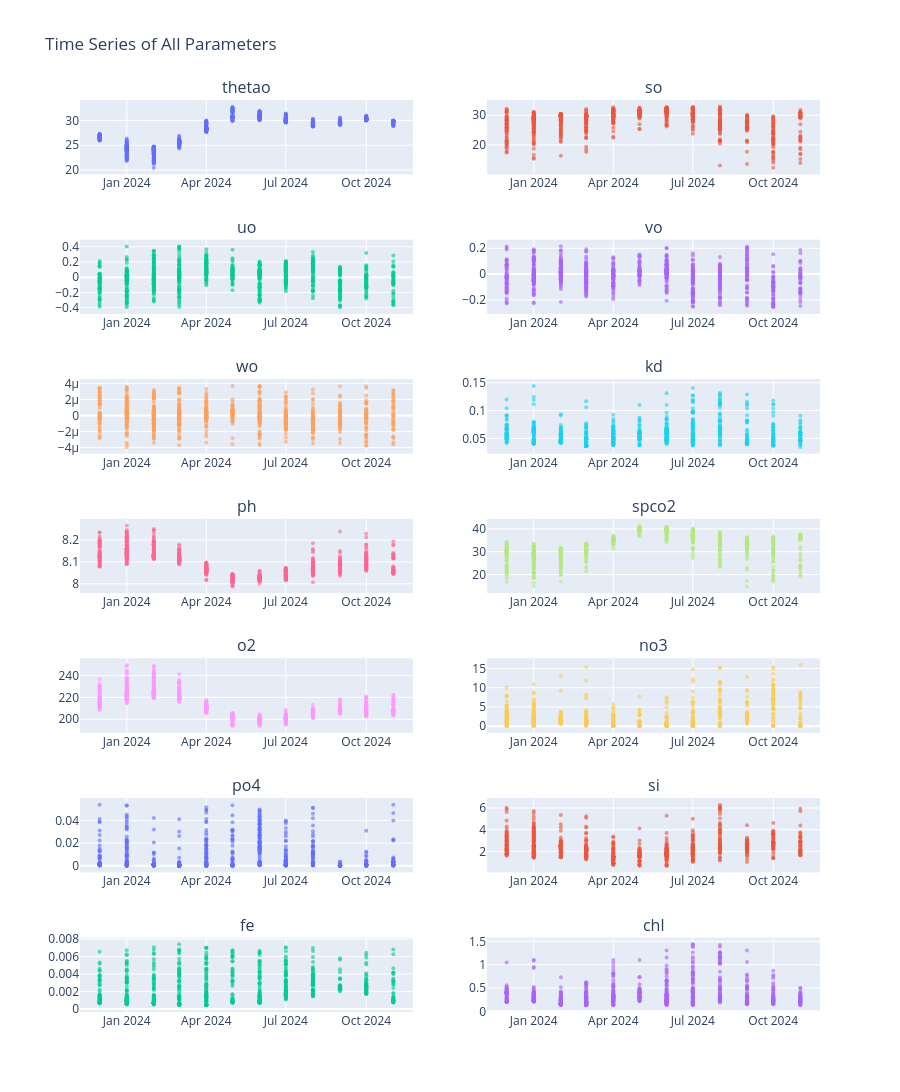

Source (notebook cell):
### Code cell
# Add new imports at the top of your notebook
from plotly.subplots import make_subplots
import plotly.graph_objects as go

def create_all_timeseries(data):
    """Create time series plots for all parameters"""
    # Get numeric columns except lat/lon
    numeric_cols = data.select_dtypes(include=['float64']).columns
    parameters = [col for col in numeric_cols if col not in ['latitude', 'longitude']]
    
    # Create subplots, 3 columns and enough rows to fit all parameters
    n_cols = 2
    n_rows = (len(parameters) + n_cols - 1) // n_cols
    
    fig = make_subplots(rows=n_rows, cols=n_cols, 
                       subplot_titles=parameters)
    
    # Add each parameter's time series
    for idx, param in enumerate(parameters):
        row = idx // n_cols + 1
        col = idx % n_cols + 1
        
        fig.add_trace(
            go.Scatter(
                x=data['time'], 
                y=data[param], 
                name=param,
                mode='markers',  # Changed from default 'lines' to 'markers'
                marker=dict(
                    size=4,      # Adjust point size as needed
                    opacity=0.6  # Add some transparency to handle overlapping
                )
            ),
            row=row, col=col
        )
        
    # Update layout
    fig.update_layout(height=300*n_rows, 
                     showlegend=False,
                     title_text="Time Series of All Parameters")
    fig.show()

# Generate both visualizations
print("Time Series Plots:")
create_all_timeseries(data)

### Figure 1 — Plotly figure (JSON) as saved in the notebook; plotly's stock layout.template omitted (floating-point values rounded to 4 significant figures; data arrays with more than 128 entries replaced by an {"elided": "..."} marker saying what was removed)
{"data": [{"marker": {"opacity": 0.6, "size": 4}, "mode": "markers", "name": "thetao", "type": "scatter", "x": {"elided": "837 str values"}, "xaxis": "x", "y": {"elided": "837 float values"}, "yaxis": "y"}, {"marker": {"opacity": 0.6, "size": 4}, "mode": "markers", "name": "so", "type": "scatter", "x": {"elided": "837 str values"}, "xaxis": "x2", "y": {"elided": "837 float values"}, "yaxis": "y2"}, {"marker": {"opacity": 0.6, "size": 4}, "mode": "markers", "name": "uo", "type": "scatter", "x": {"elided": "837 str values"}, "xaxis": "x3", "y": {"elided": "837 float values"}, "yaxis": "y3"}, {"marker": {"opacity": 0.6, "size": 4}, "mode": "markers", "name": "vo", "type": "scatter", "x": {"elided": "837 str values"}, "xaxis": "x4", "y": {"elided": "837 float values"}, "yaxis": "y4"}, {"marker": {"opacity": 0.6, "size": 4}, "mode": "markers", "name": "wo", "type": "scatter", "x": {"elided": "837 str values"}, "xaxis": "x5", "y": {"elided": "837 float values"}, "yaxis": "y5"}, {"marker": {"opacity": 0.6, "size": 4}, "mode": "markers", "name": "kd", "type": "scatter", "x": {"elided": "837 str values"}, "xaxis": "x6", "y": {"elided": "837 float values"}, "yaxis": "y6"}, {"marker": {"opacity": 0.6, "size": 4}, "mode": "markers", "name": "ph", "type": "scatter", "x": {"elided": "837 str values"}, "xaxis": "x7", "y": {"elided": "837 float values"}, "yaxis": "y7"}, {"marker": {"opacity": 0.6, "size": 4}, "mode": "markers", "name": "spco2", "type": "scatter", "x": {"elided": "837 str values"}, "xaxis": "x8", "y": {"elided": "837 float values"}, "yaxis": "y8"}, {"marker": {"opacity": 0.6, "size": 4}, "mode": "markers", "name": "o2", "type": "scatter", "x": {"elided": "837 str values"}, "xaxis": "x9", "y": {"elided": "837 float values"}, "yaxis": "y9"}, {"marker": {"opacity": 0.6, "size": 4}, "mode": "markers", "name": "no3", "type": "scatter", "x": {"elided": "837 str values"}, "xaxis": "x10", "y": {"elided": "837 float values"}, "yaxis": "y10"}, {"marker": {"opacity": 0.6, "size": 4}, "mode": "markers", "name": "po4", "type": "scatter", "x": {"elided": "837 str values"}, "xaxis": "x11", "y": {"elided": "837 float values"}, "yaxis": "y11"}, {"marker": {"opacity": 0.6, "size": 4}, "mode": "markers", "name": "si", "type": "scatter", "x": {"elided": "837 str values"}, "xaxis": "x12", "y": {"elided": "837 float values"}, "yaxis": "y12"}, {"marker": {"opacity": 0.6, "size": 4}, "mode": "markers", "name": "fe", "type": "scatter", "x": {"elided": "837 str values"}, "xaxis": "x13", "y": {"elided": "837 float values"}, "yaxis": "y13"}, {"marker": {"opacity": 0.6, "size": 4}, "mode": "markers", "name": "chl", "type": "scatter", "x": {"elided": "837 str values"}, "xaxis": "x14", "y": {"elided": "837 float values"}, "yaxis": "y14"}], "layout": {"annotations": [{"font": {"size": 16}, "showarrow": false, "text": "thetao", "x": 0.225, "xanchor": "center", "xref": "paper", "y": 1.0, "yanchor": "bottom", "yref": "paper"}, {"font": {"size": 16}, "showarrow": false, "text": "so", "x": 0.775, "xanchor": "center", "xref": "paper", "y": 1.0, "yanchor": "bottom", "yref": "paper"}, {"font": {"size": 16}, "showarrow": false, "text": "uo", "x": 0.225, "xanchor": "center", "xref": "paper", "y": 0.8469, "yanchor": "bottom", "yref": "paper"}, {"font": {"size": 16}, "showarrow": false, "text": "vo", "x": 0.775, "xanchor": "center", "xref": "paper", "y": 0.8469, "yanchor": "bottom", "yref": "paper"}, {"font": {"size": 16}, "showarrow": false, "text": "wo", "x": 0.225, "xanchor": "center", "xref": "paper", "y": 0.6939, "yanchor": "bottom", "yref": "paper"}, {"font": {"size": 16}, "showarrow": false, "text": "kd", "x": 0.775, "xanchor": "center", "xref": "paper", "y": 0.6939, "yanchor": "bottom", "yref": "paper"}, {"font": {"size": 16}, "showarrow": false, "text": "ph", "x": 0.225, "xanchor": "center", "xref": "paper", "y": 0.5408, "yanchor": "bottom", "yref": "paper"}, {"font": {"size": 16}, "showarrow": false, "text": "spco2", "x": 0.775, "xanchor": "center", "xref": "paper", "y": 0.5408, "yanchor": "bottom", "yref": "paper"}, {"font": {"size": 16}, "showarrow": false, "text": "o2", "x": 0.225, "xanchor": "center", "xref": "paper", "y": 0.3878, "yanchor": "bottom", "yref": "paper"}, {"font": {"size": 16}, "showarrow": false, "text": "no3", "x": 0.775, "xanchor": "center", "xref": "paper", "y": 0.3878, "yanchor": "bottom", "yref": "paper"}, {"font": {"size": 16}, "showarrow": false, "text": "po4", "x": 0.225, "xanchor": "center", "xref": "paper", "y": 0.2347, "yanchor": "bottom", "yref": "paper"}, {"font": {"size": 16}, "showarrow": false, "text": "si", "x": 0.775, "xanchor": "center", "xref": "paper", "y": 0.2347, "yanchor": "bottom", "yref": "paper"}, {"font": {"size": 16}, "showarrow": false, "text": "fe", "x": 0.225, "xanchor": "center", "xref": "paper", "y": 0.08163, "yanchor": "bottom", "yref": "paper"}, {"font": {"size": 16}, "showarrow": false, "text": "chl", "x": 0.775, "xanchor": "center", "xref": "paper", "y": 0.08163, "yanchor": "bottom", "yref": "paper"}], "height": 2100, "showlegend": false, "title": {"text": "Time Series of All Parameters"}, "xaxis": {"anchor": "y", "domain": [0, 0.45]}, "xaxis10": {"anchor": "y10", "domain": [0.55, 1]}, "xaxis11": {"anchor": "y11", "domain": [0, 0.45]}, "xaxis12": {"anchor": "y12", "domain": [0.55, 1]}, "xaxis13": {"anchor": "y13", "domain": [0, 0.45]}, "xaxis14": {"anchor": "y14", "domain": [0.55, 1]}, "xaxis2": {"anchor": "y2", "domain": [0.55, 1]}, "xaxis3": {"anchor": "y3", "domain": [0, 0.45]}, "xaxis4": {"anchor": "y4", "domain": [0.55, 1]}, "xaxis5": {"anchor": "y5", "domain": [0, 0.45]}, "xaxis6": {"anchor": "y6", "domain": [0.55, 1]}, "xaxis7": {"anchor": "y7", "domain": [0, 0.45]}, "xaxis8": {"anchor": "y8", "domain": [0.55, 1]}, "xaxis9": {"anchor": "y9", "domain": [0, 0.45]}, "yaxis": {"anchor": "x", "domain": [0.9184, 1.0]}, "yaxis10": {"anchor": "x10", "domain": [0.3061, 0.3878]}, "yaxis11": {"anchor": "x11", "domain": [0.1531, 0.2347]}, "yaxis12": {"anchor": "x12", "domain": [0.1531, 0.2347]}, "yaxis13": {"anchor": "x13", "domain": [0, 0.08163]}, "yaxis14": {"anchor": "x14", "domain": [0, 0.08163]}, "yaxis2": {"anchor": "x2", "domain": [0.9184, 1.0]}, "yaxis3": {"anchor": "x3", "domain": [0.7653, 0.8469]}, "yaxis4": {"anchor": "x4", "domain": [0.7653, 0.8469]}, "yaxis5": {"anchor": "x5", "domain": [0.6122, 0.6939]}, "yaxis6": {"anchor": "x6", "domain": [0.6122, 0.6939]}, "yaxis7": {"anchor": "x7", "domain": [0.4592, 0.5408]}, "yaxis8": {"anchor": "x8", "domain": [0.4592, 0.5408]}, "yaxis9": {"anchor": "x9", "domain": [0.3061, 0.3878]}}}
